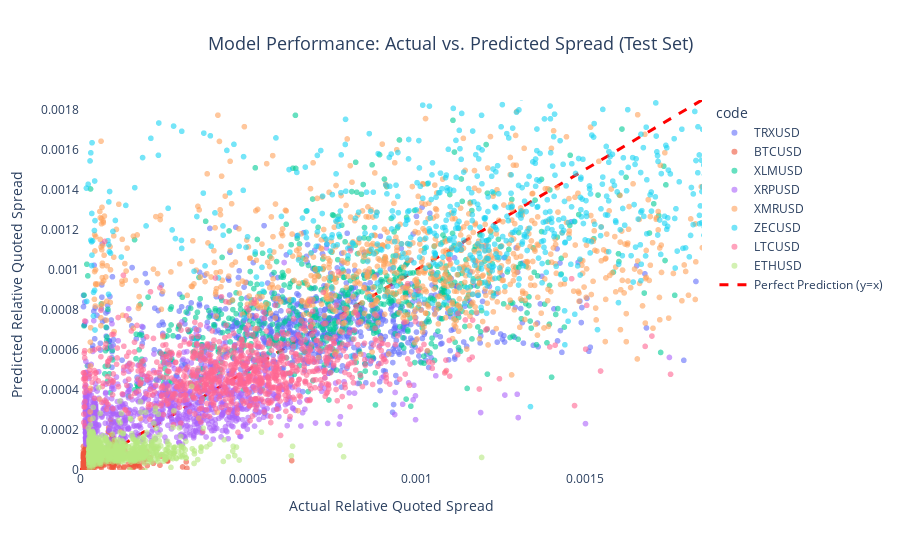
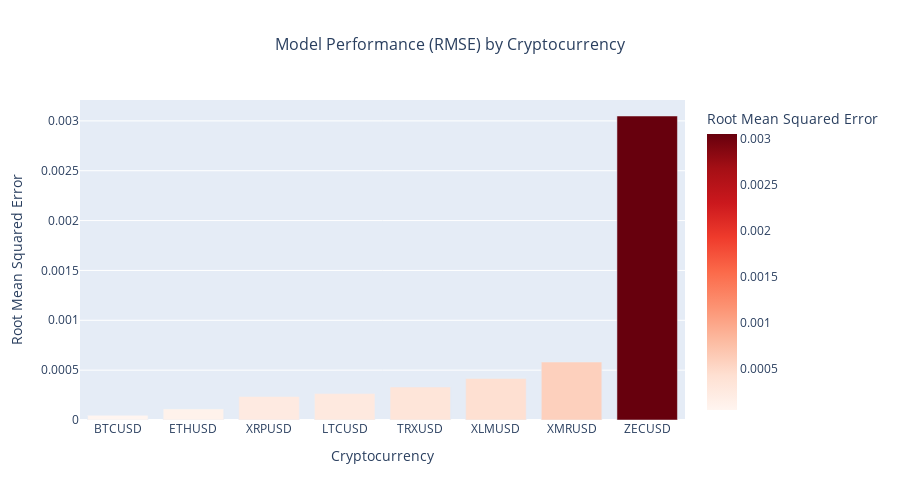

Notebook code cell kept with these figures, in order:
### Markdown cell above
### Task 3.1: Evaluate Predictive Accuracy
First, we'll measure the statistical performance of our model's forecasts on the unseen test data. We will calculate standard regression metrics (RMSE, MAE, R²) and create a scatter plot to visually assess the relationship between the predicted and actual transaction costs.

### Code cell
logger.info("Generating predictions on the test set...")
y_pred = lgbm.predict(X_test_final)

results_df = pd.DataFrame(
    {
        "date": y_test.index.get_level_values('date'),
        "actual_rqs": y_test.values,
        "predicted_rqs": y_pred,
    }
)

logger.info("Reconstructing 'code' column from one-hot encoding for robust analysis.")
X_test_encoded_cols = X_test_final.filter(like="code_")
original_codes = encoder.inverse_transform(X_test_encoded_cols)
results_df['code'] = original_codes.flatten()

logger.info("Predictions and results dataframe generated successfully.")

logger.info("--- Overall Model Performance ---")
rmse = np.sqrt(mean_squared_error(results_df["actual_rqs"], results_df["predicted_rqs"]))
mae = mean_absolute_error(results_df["actual_rqs"], results_df["predicted_rqs"])
r2 = r2_score(results_df["actual_rqs"], results_df["predicted_rqs"])
logger.info(f"Root Mean Squared Error (RMSE): {rmse:.6f}")
logger.info(f"Mean Absolute Error (MAE):      {mae:.6f}")
logger.info(f"R-squared (R²):                 {r2:.4f}")

logger.info("--- Performance by Code ---")
squared_errors = (results_df['actual_rqs'] - results_df['predicted_rqs']) ** 2
mean_squared_errors = squared_errors.groupby(results_df['code']).mean()
per_code_rmse = pd.Series(np.sqrt(mean_squared_errors)).sort_values()

logger.info("Generating interactive scatter plot of actual vs. predicted values...")
sample_size = 10000
plot_sample_df = results_df.sample(n=min(sample_size, len(results_df)), random_state=42)
zoom_limit = results_df["actual_rqs"].quantile(0.95)

fig = px.scatter(
    plot_sample_df, x="actual_rqs", y="predicted_rqs", color="code",
    title="Model Performance: Actual vs. Predicted Spread (Test Set)",
    labels={"actual_rqs": "Actual Relative Quoted Spread", "predicted_rqs": "Predicted Relative Quoted Spread"},
    hover_data=["code"], opacity=0.6, height=550
)
min_val = min(plot_sample_df["actual_rqs"].min(), plot_sample_df["predicted_rqs"].min())
max_val = min(zoom_limit, max(plot_sample_df["actual_rqs"].max(), plot_sample_df["predicted_rqs"].max()))
fig.add_trace(go.Scatter(x=[min_val, max_val], y=[min_val, max_val], mode="lines", name="Perfect Prediction (y=x)", line=dict(color="red", width=3, dash="dash")))
fig.update_layout(
    title=dict(font=dict(size=18), x=0.5),
    xaxis=dict(title=dict(font=dict(size=14)), range=[0, zoom_limit], showgrid=False),
    yaxis=dict(title=dict(font=dict(size=14)), range=[0, zoom_limit], showgrid=False),
    plot_bgcolor="white"
)
fig.show()

# Create a DataFrame for per-coin metrics
per_coin_metrics = (
    results_df.groupby("code")
    .agg({"actual_rqs": ["mean", "std", "count"], "predicted_rqs": "mean"})
    .round(6)
)

per_coin_metrics.columns = ["actual_mean", "actual_std", "count", "predicted_mean"]
per_coin_metrics["rmse"] = per_code_rmse
per_coin_metrics = per_coin_metrics.reset_index()

# Create bar chart for RMSE by coin
fig_coins = px.bar(
    per_coin_metrics.sort_values("rmse"),
    x="code",
    y="rmse",
    title="Model Performance (RMSE) by Cryptocurrency",
    labels={"rmse": "Root Mean Squared Error", "code": "Cryptocurrency"},
    color="rmse",
    color_continuous_scale="Reds",
)

fig_coins.update_layout(
    title=dict(font=dict(size=16), x=0.5),
    xaxis=dict(title=dict(font=dict(size=14))),
    yaxis=dict(title=dict(font=dict(size=14))),
    showlegend=False,
    height=500,
)

fig_coins.show()

### Figure 1 — Plotly figure (JSON) as saved in the notebook; plotly's stock layout.template omitted (floating-point values rounded to 4 significant figures; data arrays with more than 128 entries replaced by an {"elided": "..."} marker saying what was removed)
{"data": [{"customdata": {"elided": "828x1 str values"}, "hovertemplate": "code=%{customdata[0]}<br>Actual Relative Quoted Spread=%{x}<br>Predicted Relative Quoted Spread=%{y}<extra></extra>", "legendgroup": "TRXUSD", "marker": {"color": "#636efa", "opacity": 0.6, "symbol": "circle"}, "mode": "markers", "name": "TRXUSD", "showlegend": true, "type": "scattergl", "x": {"elided": "828 float values"}, "xaxis": "x", "y": {"elided": "828 float values"}, "yaxis": "y"}, {"customdata": {"elided": "925x1 str values"}, "hovertemplate": "code=%{customdata[0]}<br>Actual Relative Quoted Spread=%{x}<br>Predicted Relative Quoted Spread=%{y}<extra></extra>", "legendgroup": "BTCUSD", "marker": {"color": "#EF553B", "opacity": 0.6, "symbol": "circle"}, "mode": "markers", "name": "BTCUSD", "showlegend": true, "type": "scattergl", "x": {"elided": "925 float values"}, "xaxis": "x", "y": {"elided": "925 float values"}, "yaxis": "y"}, {"customdata": {"elided": "741x1 str values"}, "hovertemplate": "code=%{customdata[0]}<br>Actual Relative Quoted Spread=%{x}<br>Predicted Relative Quoted Spread=%{y}<extra></extra>", "legendgroup": "XLMUSD", "marker": {"color": "#00cc96", "opacity": 0.6, "symbol": "circle"}, "mode": "markers", "name": "XLMUSD", "showlegend": true, "type": "scattergl", "x": {"elided": "741 float values"}, "xaxis": "x", "y": {"elided": "741 float values"}, "yaxis": "y"}, {"customdata": {"elided": "925x1 str values"}, "hovertemplate": "code=%{customdata[0]}<br>Actual Relative Quoted Spread=%{x}<br>Predicted Relative Quoted Spread=%{y}<extra></extra>", "legendgroup": "XRPUSD", "marker": {"color": "#ab63fa", "opacity": 0.6, "symbol": "circle"}, "mode": "markers", "name": "XRPUSD", "showlegend": true, "type": "scattergl", "x": {"elided": "925 float values"}, "xaxis": "x", "y": {"elided": "925 float values"}, "yaxis": "y"}, {"customdata": {"elided": "925x1 str values"}, "hovertemplate": "code=%{customdata[0]}<br>Actual Relative Quoted Spread=%{x}<br>Predicted Relative Quoted Spread=%{y}<extra></extra>", "legendgroup": "XMRUSD", "marker": {"color": "#FFA15A", "opacity": 0.6, "symbol": "circle"}, "mode": "markers", "name": "XMRUSD", "showlegend": true, "type": "scattergl", "x": {"elided": "925 float values"}, "xaxis": "x", "y": {"elided": "925 float values"}, "yaxis": "y"}, {"customdata": {"elided": "925x1 str values"}, "hovertemplate": "code=%{customdata[0]}<br>Actual Relative Quoted Spread=%{x}<br>Predicted Relative Quoted Spread=%{y}<extra></extra>", "legendgroup": "ZECUSD", "marker": {"color": "#19d3f3", "opacity": 0.6, "symbol": "circle"}, "mode": "markers", "name": "ZECUSD", "showlegend": true, "type": "scattergl", "x": {"elided": "925 float values"}, "xaxis": "x", "y": {"elided": "925 float values"}, "yaxis": "y"}, {"customdata": {"elided": "925x1 str values"}, "hovertemplate": "code=%{customdata[0]}<br>Actual Relative Quoted Spread=%{x}<br>Predicted Relative Quoted Spread=%{y}<extra></extra>", "legendgroup": "LTCUSD", "marker": {"color": "#FF6692", "opacity": 0.6, "symbol": "circle"}, "mode": "markers", "name": "LTCUSD", "showlegend": true, "type": "scattergl", "x": {"elided": "925 float values"}, "xaxis": "x", "y": {"elided": "925 float values"}, "yaxis": "y"}, {"customdata": {"elided": "925x1 str values"}, "hovertemplate": "code=%{customdata[0]}<br>Actual Relative Quoted Spread=%{x}<br>Predicted Relative Quoted Spread=%{y}<extra></extra>", "legendgroup": "ETHUSD", "marker": {"color": "#B6E880", "opacity": 0.6, "symbol": "circle"}, "mode": "markers", "name": "ETHUSD", "showlegend": true, "type": "scattergl", "x": {"elided": "925 float values"}, "xaxis": "x", "y": {"elided": "925 float values"}, "yaxis": "y"}, {"line": {"color": "red", "dash": "dash", "width": 3}, "mode": "lines", "name": "Perfect Prediction (y=x)", "type": "scatter", "x": [-0.0001054, 0.001849], "y": [-0.0001054, 0.001849]}], "layout": {"height": 550, "legend": {"title": {"text": "code"}, "tracegroupgap": 0}, "plot_bgcolor": "white", "title": {"font": {"size": 18}, "text": "Model Performance: Actual vs. Predicted Spread (Test Set)", "x": 0.5}, "xaxis": {"anchor": "y", "domain": [0, 1], "range": [0, 0.001849], "showgrid": false, "title": {"font": {"size": 14}, "text": "Actual Relative Quoted Spread"}}, "yaxis": {"anchor": "x", "domain": [0, 1], "range": [0, 0.001849], "showgrid": false, "title": {"font": {"size": 14}, "text": "Predicted Relative Quoted Spread"}}}}

### Figure 2 — Plotly figure (JSON) as saved in the notebook; plotly's stock layout.template omitted (floating-point values rounded to 4 significant figures)
{"data": [{"hovertemplate": "Cryptocurrency=%{x}<br>Root Mean Squared Error=%{marker.color}<extra></extra>", "legendgroup": "", "marker": {"color": [4.767e-05, 0.0001099, 0.0002355, 0.0002649, 0.0003313, 0.0004167, 0.0005815, 0.003049], "coloraxis": "coloraxis", "pattern": {"shape": ""}}, "name": "", "orientation": "v", "showlegend": false, "textposition": "auto", "type": "bar", "x": ["BTCUSD", "ETHUSD", "XRPUSD", "LTCUSD", "TRXUSD", "XLMUSD", "XMRUSD", "ZECUSD"], "xaxis": "x", "y": [4.767e-05, 0.0001099, 0.0002355, 0.0002649, 0.0003313, 0.0004167, 0.0005815, 0.003049], "yaxis": "y"}], "layout": {"barmode": "relative", "coloraxis": {"colorbar": {"title": {"text": "Root Mean Squared Error"}}, "colorscale": [[0, "rgb(255,245,240)"], [0.125, "rgb(254,224,210)"], [0.25, "rgb(252,187,161)"], [0.375, "rgb(252,146,114)"], [0.5, "rgb(251,106,74)"], [0.625, "rgb(239,59,44)"], [0.75, "rgb(203,24,29)"], [0.875, "rgb(165,15,21)"], [1, "rgb(103,0,13)"]]}, "height": 500, "legend": {"tracegroupgap": 0}, "showlegend": false, "title": {"font": {"size": 16}, "text": "Model Performance (RMSE) by Cryptocurrency", "x": 0.5}, "xaxis": {"anchor": "y", "domain": [0, 1], "title": {"font": {"size": 14}, "text": "Cryptocurrency"}}, "yaxis": {"anchor": "x", "domain": [0, 1], "title": {"font": {"size": 14}, "text": "Root Mean Squared Error"}}}}
